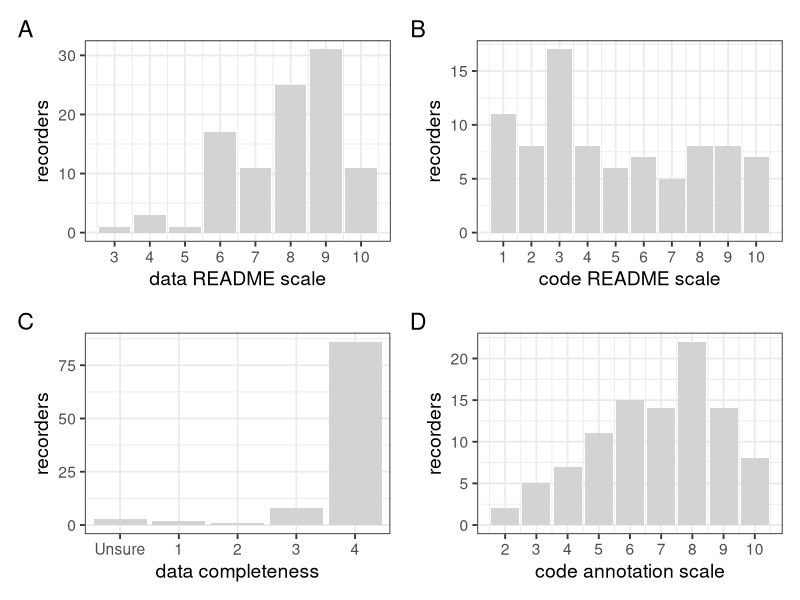

Source code (R):
# Recorder variability
# 
# Load libraries
library(tidyverse)
library(patchwork)

# Read in the data
check <- read_csv("data/data-validation_2025-11-16.csv")

#--------------------------------------
# How variable are data recorders?
#------------------------------------------
# README scales + completeness + annotation
#-------------------------------------------------------------------------------
# A. README scales
#-----------------
# data plot
scale_data_plot <- 
  ggplot(check, aes(x = data_README_scale)) +
  geom_bar(fill = "lightgrey") +
  theme_bw(base_size = 14) +
  xlab("data README scale") +
  ylab("recorders") +
  scale_x_continuous(breaks = 1:10)

# code plot
scale_code_plot <- 
  ggplot(check, aes(x = code_README_scale)) +
  geom_bar(fill = "lightgrey") +
  theme_bw(base_size = 14) +
  xlab("code README scale") +
  ylab("recorders") +
  scale_x_continuous(breaks = c(1:10))

#---------------------
# B. Data completeness
#---------------------
# Make dataframe for plot
data_complete <- 
  check %>%
  filter(data_availability == "Yes") %>% 
  select(data_completeness) %>%
  group_by(data_completeness) %>%
  summarise(papers = n()) %>%
  # Fix level of factor
  mutate(data_completeness = factor(data_completeness, 
                                    levels = c("Unsure", "Low", "Fair", "High", "Complete"))) %>%
  # Exclude NAs
  na.omit() %>%
  # fix levels
  mutate()

# Plot
complete_data_plot <- 
  ggplot(data_complete, aes(x = data_completeness, y = papers)) +
  geom_col(fill = "lightgrey") +
  theme_bw(base_size = 14) +
  xlab("data completeness") +
  scale_x_discrete(labels = c("Unsure" = "Unsure", "Low" = "1",
                              "Fair" = "2", "High" = "3",
                              "Complete" = "4")) +
  ylab("recorders") 
#-------------------
# C. Code annotation
#-------------------
# Plot
annotate_code_plot <- 
  ggplot(check, aes(x = code_annotation_scale)) +
  geom_bar(fill = "lightgrey") +
  theme_bw(base_size = 14) +
  xlab("code annotation scale") +
  ylab("recorders") +
  scale_x_continuous(breaks = c(1:10))

#-----------------
# Combine plots
variability_figs <- (scale_data_plot + scale_code_plot) / (complete_data_plot+annotate_code_plot) + plot_annotation(tag_levels = "A")

#-----------------
# Get median scores and SE
check %>% summarise(median = median(data_README_scale, na.rm = TRUE), 
                    se = sqrt(var(data_README_scale, na.rm = TRUE)/length(data_README_scale))) #8
check %>% summarise(median = median(code_README_scale, na.rm = TRUE), 
                    se = sqrt(var(code_README_scale, na.rm = TRUE)/length(code_README_scale))) #4
check %>% summarise(median = median(code_annotation_scale, na.rm = TRUE), 
                    se = sqrt(var(code_annotation_scale, na.rm = TRUE)/length(code_annotation_scale))) #7
# IQ range
summary(check$data_README_scale)
summary(check$code_README_scale)
summary(check$code_annotation_scale)
#--------------------------------------------
# Get numbers with modal score
length(which(check$data_README_scale == 9))
length(which(check$code_README_scale == 3))
length(which(check$code_annotation_scale == 8))

# Mean agreement
x <- c(rep(100, 24), 96, 31, 86, 99, 99, 98, 88, 87, 88, 17, 22)
mean(x)
sqrt(var(x)/length(x))

# Excluding scaled variables
x1 <- c(rep(100, 24), 96, 86, 99, 99, 98, 88, 87, 88)
mean(x1)
sqrt(var(x1)/length(x1))

# Save figure
ggsave(variability_figs, file = "figures/supp-fig_recorder-variability.jpg", width = 6, height = 6)
